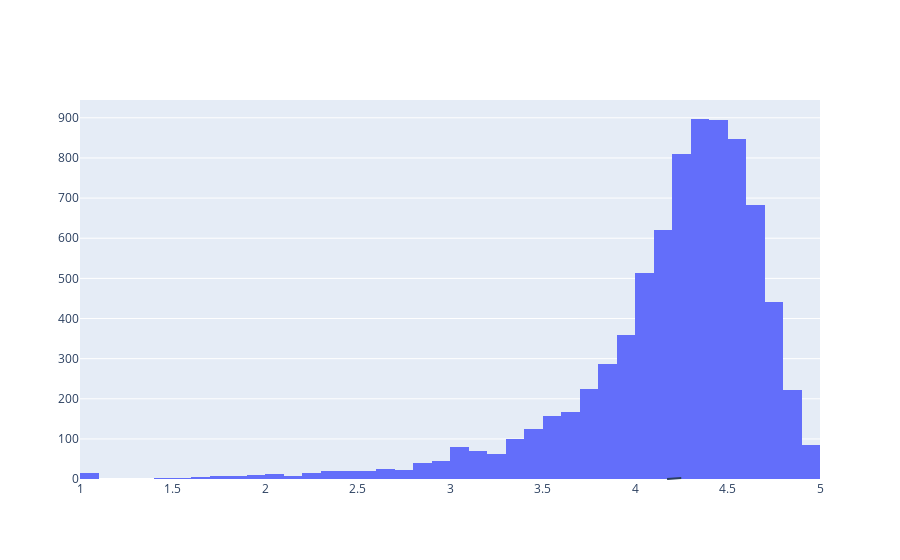

The code cell stored with this chart in its notebook:
### Markdown cell above
## 4. Distribution of app ratings
<p>After having witnessed the market share for each category of apps, let's see how all these apps perform on an average. App ratings (on a scale of 1 to 5) impact the discoverability, conversion of apps as well as the company's overall brand image. Ratings are a key performance indicator of an app.</p>
<p>From our research, we found that the average volume of ratings across all app categories is <code>4.17</code>. The histogram plot is skewed to the right indicating that the majority of the apps are highly rated with only a few exceptions in the low-rated apps.</p>

### Code cell
# Average rating of apps
avg_app_rating = apps['Rating'].mean()
print('Average app rating = ', avg_app_rating)

# Distribution of apps according to their ratings
data = [go.Histogram(
        x = apps['Rating'],
        xbins = {'start': 1, 'size': 0.1, 'end' : 5}
)]

# Vertical dashed line to indicate the average app rating
layout = {'shapes': [{
              'type' :'line',
              'x0': avg_app_rating
              # 'y0': 0,
              # 'x1': avg_app_rating
              # 'y1': 1000,
              # 'line': { 'dash': 'dashdot'}
          }]
          }

plotly.offline.iplot({'data': data, 'layout': layout})

### Figure 1 — Plotly figure (JSON) as saved in the notebook; plotly's stock layout.template omitted (floating-point values rounded to 4 significant figures; data arrays with more than 128 entries replaced by an {"elided": "..."} marker saying what was removed)
{"data": [{"type": "histogram", "x": {"elided": "9659 float values"}, "xbins": {"end": 5, "size": 0.1, "start": 1}}], "layout": {"shapes": [{"type": "line", "x0": 4.173}]}}
